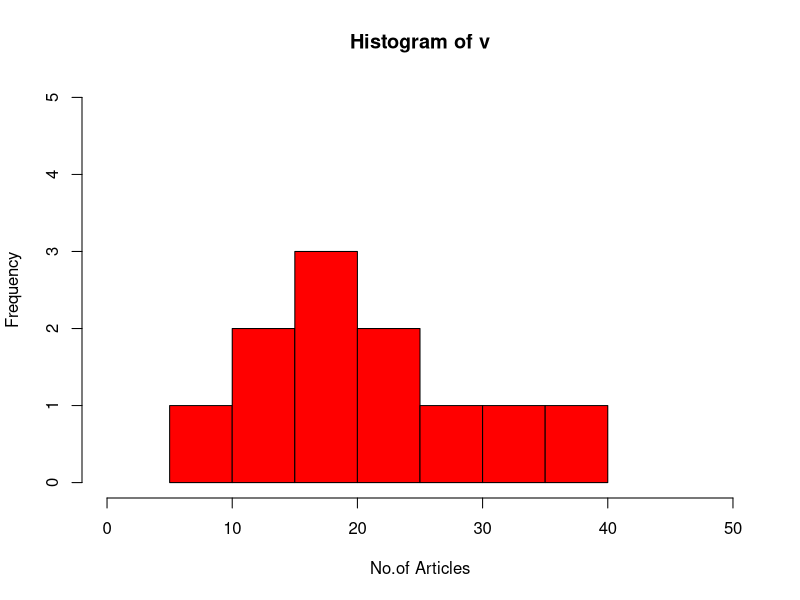

The R script that drew this image:
v <- c(19, 23, 11, 5, 16, 21, 32, 14, 19, 27, 39)
hist(v, xlab = "No.of Articles", col = "red",
     border = "black", xlim = c(0, 50),
     ylim = c(0, 5), breaks = 5)
